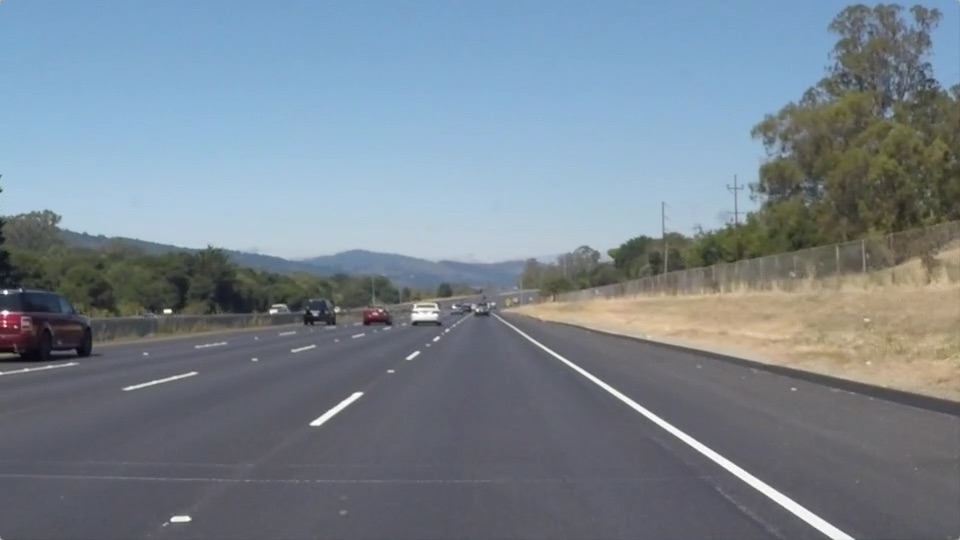
#> input picture test_images/solidWhiteRight.jpg, 960 x 540 px
$ jupyter execute --allow-errors P1.ipynb   (shell and % lines are left out)
#> lines starting #> are read from the running program, lines starting #| are printed output that depends on the picture; after the words box and inside, x2 and y2 are one past the last pixel; in counts of white or black regions, pixels touching at a corner belong together
# Self-Driving Car Engineer Nanodegree

## Project: **Finding Lane Lines on the Road**
***
In this project, you will use the tools you learned about in the lesson to identify lane lines on the road.  You can develop your pipeline on a series of individual images, and later apply the result to a video stream (really just a series of images). Check out the video clip "raw-lines-example.mp4" (also contained in this repository) to see what the output should look like after using the helper functions below.

Once you have a result that looks roughly like "raw-lines-example.mp4", you'll need to get creative and try to average and/or extrapolate the line segments you've detected to map out the full extent of the lane lines.  You can see an example of the result you're going for in the video "P1_example.mp4".  Ultimately, you would like to draw just one line for the left side of the lane, and one for the right.

In addition to implementing code, there is a brief writeup to complete. The writeup should be completed in a separate file, which can be either a markdown file or a pdf document. There is a [write up template](https://github.com/udacity/CarND-LaneLines-P1/blob/master/writeup_template.md) that can be used to guide the writing process. Completing both the code in the Ipython notebook and the writeup template will cover all of the [rubric points](https://review.udacity.com/#!/rubrics/322/view) for this project.

---
Let's have a look at our first image called 'test_images/solidWhiteRight.jpg'.  Run the 2 cells below (hit Shift-Enter or the "play" button above) to display the image.

**Note: If, at any point, you encounter frozen display windows or other confounding issues, you can always start again with a clean slate by going to the "Kernel" menu above and selecting "Restart & Clear Output".**

---

**The tools you have are color selection, region of interest selection, grayscaling, Gaussian smoothing, Canny Edge Detection and Hough Tranform line detection.  You  are also free to explore and try other techniques that were not presented in the lesson.  Your goal is piece together a pipeline to detect the line segments in the image, then average/extrapolate them and draw them onto the image for display (as below).  Once you have a working pipeline, try it out on the video stream below.**

---

<figure>

 <figcaption>
 <p></p>
 <p style="text-align: center;"> Your output should look something like this (above) after detecting line segments using the helper functions below </p>
 </figcaption>
</figure>
 <p></p>
<figure>

 <figcaption>
 <p></p>
 <p style="text-align: center;"> Your goal is to connect/average/extrapolate line segments to get output like this</p>
 </figcaption>
</figure>

**Run the cell below to import some packages.  If you get an `import error` for a package you've already installed, try changing your kernel (select the Kernel menu above --> Change Kernel).  Still have problems?  Try relaunching Jupyter Notebook from the terminal prompt.  Also, see [this forum post](https://carnd-forums.udacity.com/cq/viewquestion.action?spaceKey=CAR&id=29496372&questionTitle=finding-lanes---import-cv2-fails-even-though-python-in-the-terminal-window-has-no-problem-with-import-cv2) for more troubleshooting tips.**

## Import Packages

[cell 1]
#importing some useful packages
import matplotlib.pyplot as plt
import matplotlib.image as mpimg
import numpy as np
import cv2

## Read in an Image

[cell 2]
#reading in an image
image = mpimg.imread('test_images/solidWhiteRight.jpg')
#> image is the input picture: shape (540, 960, 3); mean R, G, B 120.3, 132.6, 143.7

#printing out some stats and plotting
print('This image is:', type(image), 'with dimensions:', image.shape)
#| This image is: <class 'numpy.ndarray'> with dimensions: (540, 960, 3)
plt.imshow(image)  # if you wanted to show a single color channel image called 'gray', for example, call as plt.imshow(gray, cmap='gray')

## Ideas for Lane Detection Pipeline

**Some OpenCV functions (beyond those introduced in the lesson) that might be useful for this project are:**

`cv2.inRange()` for color selection
`cv2.fillPoly()` for regions selection
`cv2.line()` to draw lines on an image given endpoints
`cv2.addWeighted()` to coadd / overlay two images
`cv2.cvtColor()` to grayscale or change color
`cv2.imwrite()` to output images to file
`cv2.bitwise_and()` to apply a mask to an image

**Check out the OpenCV documentation to learn about these and discover even more awesome functionality!**

## Helper Functions

Below are some helper functions to help get you started. They should look familiar from the lesson!

[cell 3]
import math
from sklearn.cluster import AgglomerativeClustering
from scipy import stats
import queue

def grayscale(img):
    """Applies the Grayscale transform
    This will return an image with only one color channel
    but NOTE: to see the returned image as grayscale
    (assuming your grayscaled image is called 'gray')
    you should call plt.imshow(gray, cmap='gray')"""
    return cv2.cvtColor(img, cv2.COLOR_RGB2GRAY)
    # Or use BGR2GRAY if you read an image with cv2.imread()
    # return cv2.cvtColor(img, cv2.COLOR_BGR2GRAY)

def canny(img, low_threshold, high_threshold):
    """Applies the Canny transform"""
    return cv2.Canny(img, low_threshold, high_threshold)

def gaussian_blur(img, kernel_size):
    """Applies a Gaussian Noise kernel"""
    return cv2.GaussianBlur(img, (kernel_size, kernel_size), 0)

def region_of_interest(img, vertices):
    """
    Applies an image mask.

    Only keeps the region of the image defined by the polygon
    formed from `vertices`. The rest of the image is set to black.
    """
    #defining a blank mask to start with
    mask = np.zeros_like(img)

    #defining a 3 channel or 1 channel color to fill the mask with depending on the input image
    if len(img.shape) > 2:
        channel_count = img.shape[2]  # i.e. 3 or 4 depending on your image
        ignore_mask_color = (255,) * channel_count
    else:
        ignore_mask_color = 255

    #filling pixels inside the polygon defined by "vertices" with the fill color
    cv2.fillPoly(mask, vertices, ignore_mask_color)

    #returning the image only where mask pixels are nonzero
    masked_image = cv2.bitwise_and(img, mask)
    return masked_image

previous_lines = ()

def draw_lines(img, lines, color=[255, 0, 0], thickness=10):
    """
    NOTE: this is the function you might want to use as a starting point once you want to
    average/extrapolate the line segments you detect to map out the full
    extent of the lane (going from the result shown in raw-lines-example.mp4
    to that shown in P1_example.mp4).

    Think about things like separating line segments by their
    slope ((y2-y1)/(x2-x1)) to decide which segments are part of the left
    line vs. the right line.  Then, you can average the position of each of
    the lines and extrapolate to the top and bottom of the lane.

    This function draws `lines` with `color` and `thickness`.
    Lines are drawn on the image inplace (mutates the image).
    If you want to make the lines semi-transparent, think about combining
    this function with the weighted_img() function below
    """

    left_lines = []
    right_lines = []

    epsilon = 1e-8 # avoid division by zero
    def slope(segment):
        x1, y1, x2, y2 = segment

        return (y2 - y1) / (x2 - x1 + epsilon)

    def average_slope(line):
        slopes = [slope(segment) for segment in line]

        return np.mean(slopes)

    slopes = [average_slope(line) for line in lines]

    """
    # use clustering to find slope groups
    cluster_model = AgglomerativeClustering(n_clusters=2)
    slopes_with_padding = [list(item) for item in zip(slopes, np.zeros_like(slopes))]
    # group_labels contains 0 or 1 for the indexes of each line
    group_labels = cluster_model.fit_predict(slopes_with_padding)
    """


    def length(segment):
        x1, y1, x2, y2 = segment

        return np.sqrt(np.square(x2 - x1) + np.square(y2 - y1))

    def line_length(line):
        lengths = [length(segment) for segment in line]

        return np.sum(lengths)

    lengths = [line_length(line) for line in lines]

    combined = [{'length': lengths[i], 'slope': slopes[i], 'line': lines[i]} for i in range(len(lines))]

    group_0 = [item for item in combined if item['slope'] > 0 and (item['slope'] - 0.6) * (item['slope'] - 0.6) < 0.03]
    group_1 = [item for item in combined if item['slope'] < 0 and (item['slope'] + 0.6) * (item['slope'] + 0.6) < 0.03]

    global previous_lines

    if len(group_0) == 0 or len(group_1) == 0:
        group_0_slope, group_0_intercept, group_1_slope, group_1_intercept = previous_lines

    else:

        def get_coordinates(group):
            coordinates = []
            for item in group:
                for segment in item['line']:
                    x1, y1, x2, y2 = segment
                    coordinates.append([x1, y1])
                    coordinates.append([x2, y2])

            return coordinates

        group_0_coordinates = get_coordinates(group_0)
        group_1_coordinates = get_coordinates(group_1)

        group_0_slope, group_0_intercept, _, _, _ = stats.linregress(group_0_coordinates)
        group_1_slope, group_1_intercept, _, _, _ = stats.linregress(group_1_coordinates)

        def weighted_average_with_previous(value, previous_value):
            weight = 0.01
            return (value * weight) + (previous_value * (1 - weight))

        if len(previous_lines) > 0:
            previous_group_0_slope, previous_group_0_intercept, previous_group_1_slope, previous_group_1_intercept = previous_lines

            group_0_slope = weighted_average_with_previous(group_0_slope, previous_group_0_slope)
            group_0_intercept = weighted_average_with_previous(group_0_intercept, previous_group_0_intercept)
            group_1_slope = weighted_average_with_previous(group_1_slope, previous_group_1_slope)
            group_1_intercept = weighted_average_with_previous(group_1_intercept, previous_group_1_intercept)

        previous_lines = (group_0_slope, group_0_intercept, group_1_slope, group_1_intercept)


    lane_lines_intersection_x = (group_1_intercept - group_0_intercept) / (group_0_slope - group_1_slope)
    lane_lines_intersection_y = group_0_slope * lane_lines_intersection_x + group_0_intercept
    lane_lines_intersection = (int(round(lane_lines_intersection_x)), int(round(lane_lines_intersection_y)))

    max_y = img.shape[0]

    group_0_bottom_intersection_x = (max_y - group_0_intercept) / group_0_slope
    group_1_bottom_intersection_x = (max_y - group_1_intercept) / group_1_slope

    group_0_bottom_vertex = (int(round(group_0_bottom_intersection_x)), max_y)
    group_1_bottom_vertex = (int(round(group_1_bottom_intersection_x)), max_y)


    cv2.line(img, group_0_bottom_vertex, lane_lines_intersection, color, thickness)
    cv2.line(img, group_1_bottom_vertex, lane_lines_intersection, color, thickness)

    polygon_vertices = [group_0_bottom_vertex, lane_lines_intersection, group_1_bottom_vertex]

    cv2.fillPoly(img, np.array([polygon_vertices]), (0,0,255))

    # naive implementation
    #for line in lines:
    #    for x1, y1, x2, y2 in line:
    #        cv2.line(img, (x1, y1), (x2, y2), color, thickness)

def hough_lines(img, rho, theta, threshold, min_line_len, max_line_gap):
    """
    `img` should be the output of a Canny transform.

    Returns an image with hough lines drawn.
    """
    lines = cv2.HoughLinesP(img, rho, theta, threshold, np.array([]), minLineLength=min_line_len, maxLineGap=max_line_gap)
    line_img = np.zeros((img.shape[0], img.shape[1], 3), dtype=np.uint8)
    draw_lines(line_img, lines)
    return line_img

# Python 3 has support for cool math symbols.

def weighted_img(img, initial_img, α=0.8, β=1., λ=0.):
    """
    `img` is the output of the hough_lines(), An image with lines drawn on it.
    Should be a blank image (all black) with lines drawn on it.

    `initial_img` should be the image before any processing.

    The result image is computed as follows:

    initial_img * α + img * β + λ
    NOTE: initial_img and img must be the same shape!
    """
    return cv2.addWeighted(initial_img, α, img, β, λ)

## Test Images

Build your pipeline to work on the images in the directory "test_images"
**You should make sure your pipeline works well on these images before you try the videos.**

[cell 4]
import os
os.listdir("test_images/")

## Build a Lane Finding Pipeline

Build the pipeline and run your solution on all test_images. Make copies into the `test_images_output` directory, and you can use the images in your writeup report.

Try tuning the various parameters, especially the low and high Canny thresholds as well as the Hough lines parameters.

[cell 5]
# TODO: Build your pipeline that will draw lane lines on the test_images
# then save them to the test_images directory.

def image_vertices(image):
    imshape = image.shape
    width = imshape[1]
    height = imshape[0]
    vertices = np.array([
        [
            (0.05 * width, height),
            (0.35 * width, 0.6 * height),
            (0.65 * width, 0.6 * height),
            (0.95 * width, height) #,
            #(0.55 * width, height),
            #(0.5 * width, 0.65 * height),
            #(0.45 * width, height)
        ]
    ], dtype=np.int32)

    return vertices

def extract_lines(image,
             polygon_vertices,
             kernel_size = 5,
             canny_low = 50,
             canny_high = 150,
             rho = 1,
             theta = np.pi / 180,
             hough_threshold= 30,
             min_line_length = 10,
             max_line_gap = 100
            ):

    # grayscale the image
    gray = grayscale(image)

    # smooth it out a bit
    smoothed = gaussian_blur(image, kernel_size)


    # apply a canny filter for edge detection
    edges = canny(smoothed, canny_low, canny_high)

    # extract the interesting polygon
    masked = region_of_interest(edges, polygon_vertices)

    lines = hough_lines(masked, rho, theta, hough_threshold, min_line_length, max_line_gap)

    return lines


for index, filename in enumerate(os.listdir("test_images/")):
    image = mpimg.imread('test_images/' + filename)
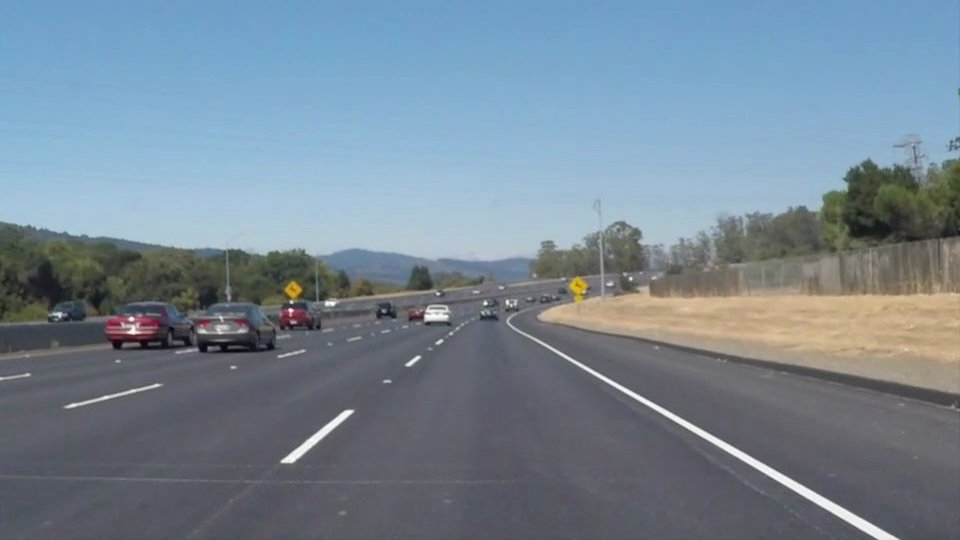
#> input picture test_images/solidWhiteCurve.jpg, 960 x 540 px
#> image is the input picture: shape (540, 960, 3); mean R, G, B 118.5, 134.5, 148.1

    previous_lines = []
    line_image = extract_lines(image, image_vertices(image))
#> in canny, `return cv2.Canny(img, low_threshold, high_threshold)`:
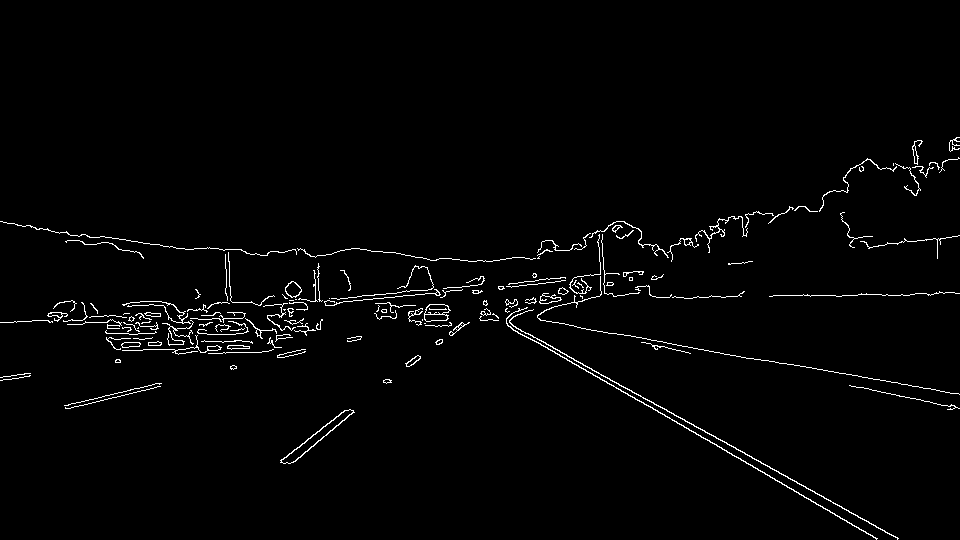
#> returned value: shape (540, 960); 1.8% white in thin lines or dots, all inside (x1, y1, x2, y2) = (0, 137, 960, 540)
#> in region_of_interest, `cv2.fillPoly(mask, vertices, ignore_mask_color)`:
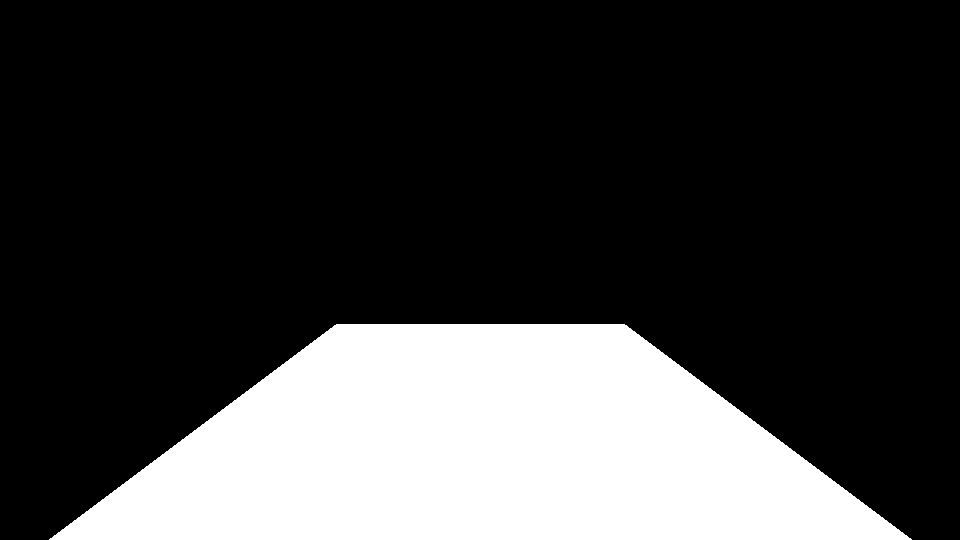
#> mask: shape (540, 960); 24% white; 1 white region, box (x1, y1, x2, y2) and area: (49, 324, 912, 540) 124488
#> in region_of_interest, `masked_image = cv2.bitwise_and(img, mask)`:
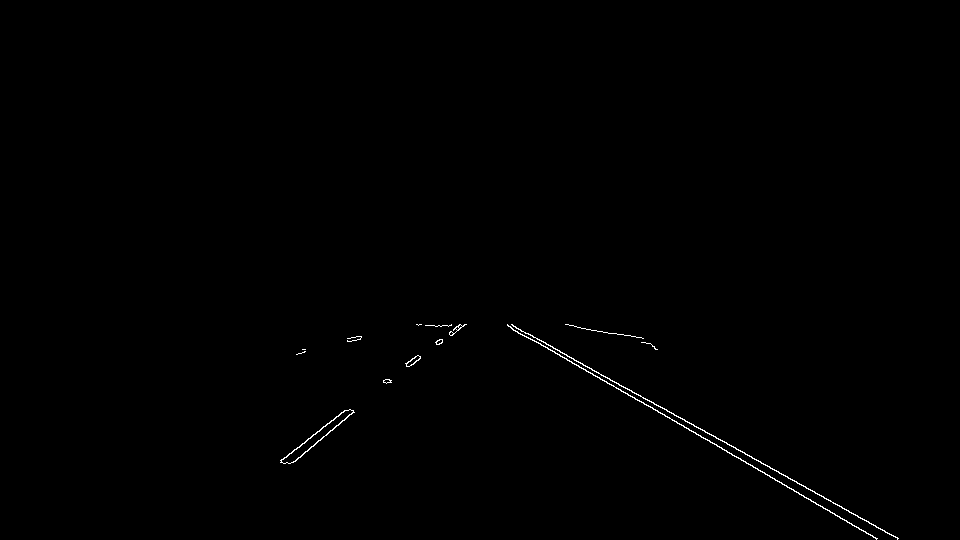
#> masked_image: shape (540, 960); 0.34% white in thin lines or dots, all inside (x1, y1, x2, y2) = (280, 324, 899, 540)
#> in hough_lines, `lines = cv2.HoughLinesP(img, rho, theta, threshold, np.array([]), minL..`: lines = 13 rows, first 6: [512, 325, 897, 539], [507, 324, 877, 538], [512, 324, 897, 537], [507, 325, 876, 538], [292, 462, 439, 339], [281, 461, 344, 410]
#> in draw_lines, `slopes = [average_slope(line) for line in lines]`: slopes = [0.556, 0.578, 0.553, 0.577, -0.837, -0.81, 0.161, -0.836, 0.554, -0.809, -0.781, -0.756, -0.75]
#> in draw_lines, `lengths = [line_length(line) for line in lines]`: lengths = [440.5, 427.4, 440, 426.1, 191.7, 81.06, 62.8, 207.3, 441.4, 201.9, 173.8, 225.6, 230]
#> in draw_lines, `combined = [{'length': lengths[i], 'slope': slopes[i], 'line': lines[i..`: combined = 13 items
#> in draw_lines, `group_0 = [item for item in combined if item['slope'] > 0 and (item['s..`: group_0 = 5 items
#> in draw_lines, `group_1 = [item for item in combined if item['slope'] < 0 and (item['s..`: group_1 = 2 items
#> the loop in get_coordinates, `for item in group:` made 5 passes
#> after the loop in get_coordinates, `for item in group:`: coordinates = [[512, 325], [897, 539], [507, 324], [877, 538], [512, 324], [897, 537], [507, 325], [876, 538], [511, 324], [897, 538]]
#> in draw_lines, `group_0_coordinates = get_coordinates(group_0)`: group_0_coordinates has the same summary as coordinates in get_coordinates
#> the loop in get_coordinates (call 2), `for item in group:` made 2 passes
#> in draw_lines, `group_1_coordinates = get_coordinates(group_1)`: group_1_coordinates = [[280, 460], [460, 324], [282, 462], [466, 324]]
#> in draw_lines, `group_0_slope, group_0_intercept, _, _, _ = stats.linregress(group_0_c..`: group_0_slope = 0.563; group_0_intercept = 37.67
#> in draw_lines, `group_1_slope, group_1_intercept, _, _, _ = stats.linregress(group_1_c..`: group_1_slope = -0.752; group_1_intercept = 672.3
#> in draw_lines, `previous_lines = (group_0_slope, group_0_intercept, group_1_slope, gro..`: previous_lines = (0.563, 37.67, -0.752, 672.3)
#> in draw_lines, `lane_lines_intersection_x = (group_1_intercept - group_0_intercept) / ..`: lane_lines_intersection_x = 482.6
#> in draw_lines, `lane_lines_intersection_y = group_0_slope * lane_lines_intersection_x ..`: lane_lines_intersection_y = 309.3
#> in draw_lines, `lane_lines_intersection = (int(round(lane_lines_intersection_x)), int(..`: lane_lines_intersection = (483, 309)
#> in draw_lines, `group_0_bottom_intersection_x = (max_y - group_0_intercept) / group_0_..`: group_0_bottom_intersection_x = 892.6
#> in draw_lines, `group_1_bottom_intersection_x = (max_y - group_1_intercept) / group_1_..`: group_1_bottom_intersection_x = 175.9
#> in draw_lines, `group_0_bottom_vertex = (int(round(group_0_bottom_intersection_x)), ma..`: group_0_bottom_vertex = (893, 540)
#> in draw_lines, `group_1_bottom_vertex = (int(round(group_1_bottom_intersection_x)), ma..`: group_1_bottom_vertex = (176, 540)
#> in draw_lines, `polygon_vertices = [group_0_bottom_vertex, lane_lines_intersection, gr..`: polygon_vertices = [(893, 540), (483, 309), (176, 540)]
#> in draw_lines, `cv2.fillPoly(img, np.array([polygon_vertices]), (0,0,255))`:
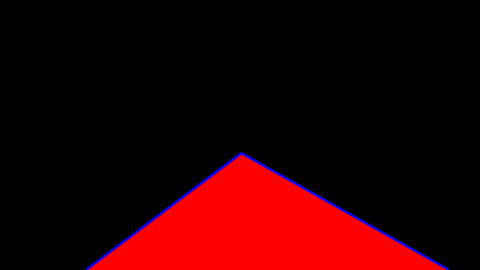
#> img: shape (540, 960, 3) (shown at 1/2 size); mean of channels 0, 1, 2 2, 0, 40.8; drawn as B, G, R

    lines_added = weighted_img(line_image, image, α=0.95, β=1., λ=0.)
#> in weighted_img, `return cv2.addWeighted(initial_img, α, img, β, λ)`:
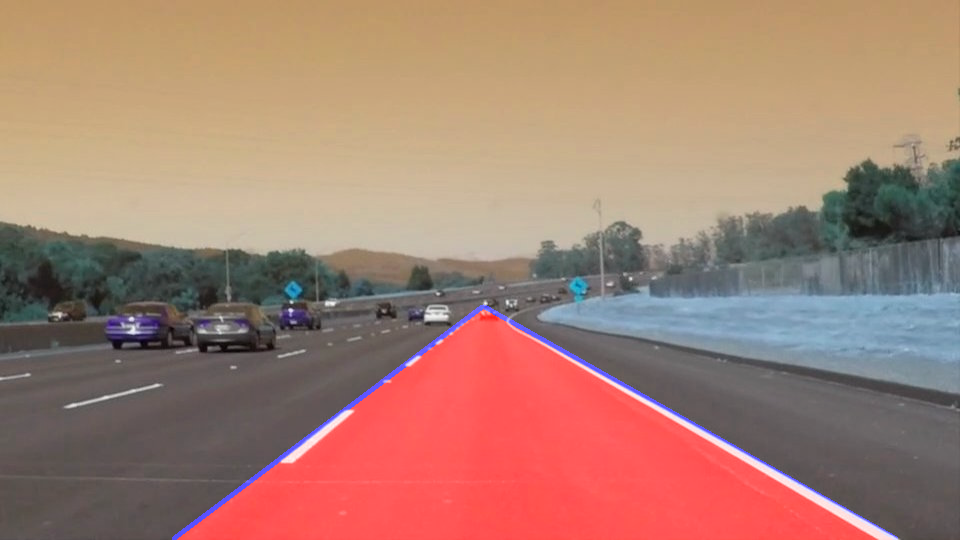
#> returned value: shape (540, 960, 3); mean of channels 0, 1, 2 113.7, 127.8, 165.3; drawn as B, G, R

    plt.figure(index + 1)
    plt.imshow(lines_added)
